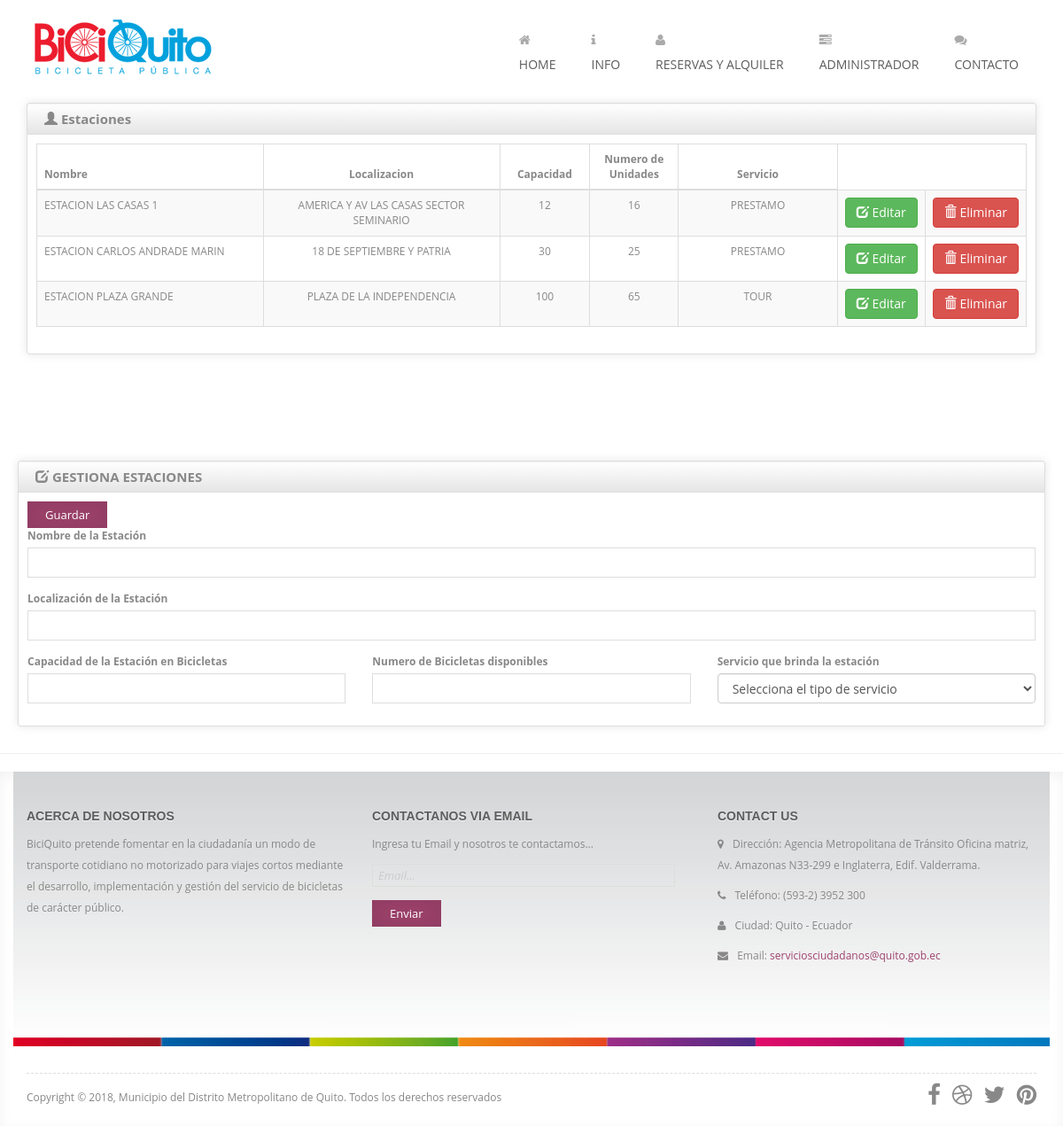
Screenshot of /WebAppPrestamosBicicletas/estaciones/show (signed in) with the database file from the repository.
### tables this page shows
CREATE TABLE IF NOT EXISTS `estaciones` (
  `id_estacion` int(11) NOT NULL AUTO_INCREMENT,
  `nombre` varchar(50) NOT NULL,
  `localizacion` varchar(150) NOT NULL,
  `capacidad` int(11) NOT NULL,
  `numero_unidades` int(11) NOT NULL,
  `servicio` char(2) NOT NULL,
  PRIMARY KEY (`id_estacion`)
);

### Back/Controller/CEstaciones.php (called while the page is built, shortened)
<?php
require_once ENTITY.'Estacion.php';
$objEstacion = new Modelos\MEstacion();
$estacion = new Entidades\Estacion();
$botonGuardar = "Guardar";
$rsEstaciones = $objEstacion->obtenerTodo();
generarDetalle($rsEstaciones);
function generarDetalle(&$rsEstaciones){
     foreach ($rsEstaciones as &$estacion){
        if($estacion["servicio"] == "PR"){
            $estacion["servicio"] = "PRESTAMO";
        }
        elseif ( $estacion["servicio"] == "TO"){
            $estacion["servicio"] = "TOUR";
        }
    }
}
include VIEWS . 'VAdministrarEstaciones.php';

### Back/Config/Database/Base.php (called while the page is built, shortened)
<?php
class Base extends Conecction {
    private $tabla;
    public $conn;
    public function __construct($tabla) {
        $this->tabla = (string) $tabla;
        $this->conn = Conecction::conectar();
    }
    public function obtenerTodo() {
        $rows = array();
        $query = "SELECT * FROM $this->tabla ";
        if ($result = $this->conn->query($query)) {
            while ($row = $result->fetch_array(MYSQLI_ASSOC)) {
                $rows[] = $row;
            }
            return $rows;
        }
        return null;
    }
}

### Back/Config/Database/Conecction.php (called while the page is built, shortened)
<?php
class Conecction {
    public static function conectar(){
        try{
            if(DRIVER =="mysql" || DRIVER ==null){
                $con=new Mysqli(HOST, USER, PASS, DATABASE);
                $con->query("SET NAMES '".CHARSET."'");
            }
            return $con;
        } catch (Exception $e) {
            die("Error". $e->getMessage());
            echo 'Excepción conn BDD line : ',  $e->getLine(), "\n";
            return null;
        }
    }
}

### Back/Entity/Estacion.php (called while the page is built, shortened)
<?php
class Estacion {
    private $nombre;
    private $localizacion;
    private $capacidad;
    private $numeroUnidades;
    public function getNombre() {
        return $this->nombre;
    }
    public function getLocalizacion() {
        return $this->localizacion;
    }
    public function getCapacidad() {
        return $this->capacidad;
    }
    public function getNumeroUnidades() {
        return $this->numeroUnidades;
    }
}

### Front/Views/VAdministrarEstaciones.php (the view, shortened to what this page needs)
<link rel="stylesheet" href="<?php echo STYLES ?>/Charisma/charisma-app.css">
<div class="container-fluid" >
    <div id="content" class="col-lg-12 col-sm-12">
        <div class="row">
            <div class="box col-lg-12">
                <div class="box-inner">
                    <div class="box-header well" data-original-title="">
                        <h2><i class="glyphicon glyphicon-user"></i> Estaciones </h2>
                    </div>
                    <div class="box-content table-responsive">
                        <table class="table table-striped table-bordered bootstrap-datatable datatable responsive">
                            <thead>
                                <tr>
                                    <th style="width: 30%"> Nombre </th>
                                    <th class="text-center" style="width: 30%"> Localizacion </th>
                                    <th class="text-center" style="width: 10%"> Capacidad </th>
                                    <th class="text-center" style="width: 10%"> Numero de Unidades</th>
                                    <th class="text-center" style="width: 20%"> Servicio </th>
                                </tr>
                            </thead>
                            <tbody>
                                <?php foreach ($rsEstaciones as $esta) { ?>
                                    <tr class="table-danger">
                                        <td ><?php echo $esta["nombre"]; ?></td>
                                        <td class="text-center"><?php echo $esta["localizacion"]; ?></td>
                                        <td class="text-center"><?php echo $esta["capacidad"]; ?></td>
                                        <td class="text-center"><?php echo $esta["numero_unidades"]; ?></td>
                                        <td class="text-center"><?php echo $esta["servicio"]; ?></td>
                                        <td class="text-center">
                                          <a class="btn btn-success" href="<?php echo APP_URL ?>estaciones/editar?id=<?php echo $esta["id_estacion"]?>">
                                                    <i class="glyphicon glyphicon-edit icon-white"></i>
                                                    Editar
                                          </a>
                                        </td>
                                        <td class="text-center">
                                          <a class="btn btn-danger" href="<?php echo APP_URL ?>estaciones/eliminar?id=<?php echo $esta["id_estacion"]?>">
                                                    <i class="glyphicon glyphicon-trash icon-white"></i>
                                                    Eliminar
                                          </a>
                                        </td>
                                    </tr>
                                <?php } ?>
                            </tbody>
                        </table>
                    </div>
                </div>
            </div>
        </div>
    </div>
</div>
<div class="ch-container" style="padding-top: 100px">
    <div class="row">
        <div class="box col-md-12">
            <div class="box-inner">
                <div class="box-header well" data-original-title="">
                    <h2><i class="glyphicon glyphicon-edit"></i> GESTIONA ESTACIONES </h2>
                </div>
                <div class="box-content">
                    <form id="frmAdmin" role="form" method="post" class="login-form">
                        <div class="rounded">
                            <button id="btnGuardar" type="submit" onclick="guardarEstacion();"  class="btn btn-success"><?php echo $botonGuardar ?></button>
                        </div>
                        <div class="row">
                            <div class="form-group cols col-sm-12">
                                <label for="lblNombreEstacion"> Nombre de la Estación </label>
                                <input type="text" name="txtNombreEstacion" class="form-control" value="<?php echo $estacion->getNombre(); ?>"  id="txtNombreEstación" >
                            </div>
                        </div>
                        <div class="row">
                            <div class="form-group cols col-sm-12">
                                <label for="lblLocalizacionEstacion"> Localización de la Estación </label>
                                <input type="text" name="txtLocalizacionEstacion" class="form-control" value="<?php echo $estacion->getLocalizacion(); ?>"  id="txtLocalizacionEstación" >
                            </div>
                        </div>
                        <div class="row">
                            <div class="form-group cols col-sm-4">
                                <label for="lblCapacidadEstacion"> Capacidad de la Estación en Bicicletas </label>
                                <input type="text" name="txtCapacidadEstacion" class="form-control" value="<?php echo $estacion->getCapacidad();?>"  id="txtCapacidadEstacion" >
                            </div>
                            <div class="form-group cols col-sm-4">
                                <label for="lblNumeroBicicletas"> Numero de Bicicletas disponibles </label>
                                <input type="text" name="txtNumeroBicicletas" class="form-control" value="<?php echo $estacion->getNumeroUnidades(); ?>"  id="txtNumeroBicicletas" >
                            </div>
                            <div class="form-group cols col-sm-4">
                                <label for="lblServicioEstacion"> Servicio que brinda la estación </label>
                                <select class="form-control" name="dropServicioEstacion" data-style="btn-info" id="dropServicioEstacion">
                                    <option descripcion=""  nombreImagen="" value="0"> Selecciona el tipo de servicio </option>
                                </select>
                            </div>
                        </div>
                    </form>
                </div>
            </div>
        </div>
    </div>
</div>
<hr>

### rows the page displays
estaciones: nombre "ESTACION LAS CASAS 1", localizacion "AMERICA Y AV LAS CASAS SECTOR SEMINARIO", capacidad "12", numero_unidades "16", servicio "PRESTAMO"
estaciones: nombre "ESTACION CARLOS ANDRADE MARIN", localizacion "18 DE SEPTIEMBRE Y PATRIA", capacidad "30", numero_unidades "25", servicio "PRESTAMO"
estaciones: nombre "ESTACION PLAZA GRANDE", localizacion "PLAZA DE LA INDEPENDENCIA", capacidad "100", numero_unidades "65", servicio "TOUR"

### other values shown
$botonGuardar "Guardar"
